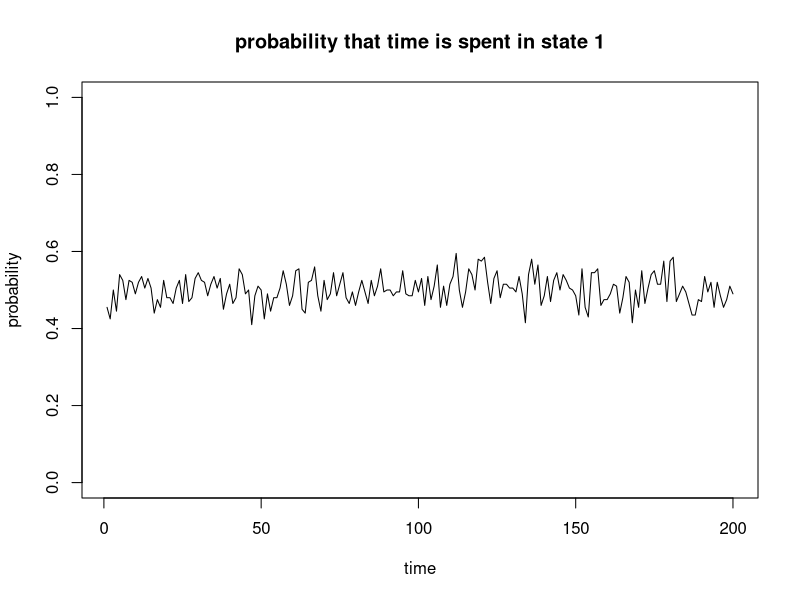
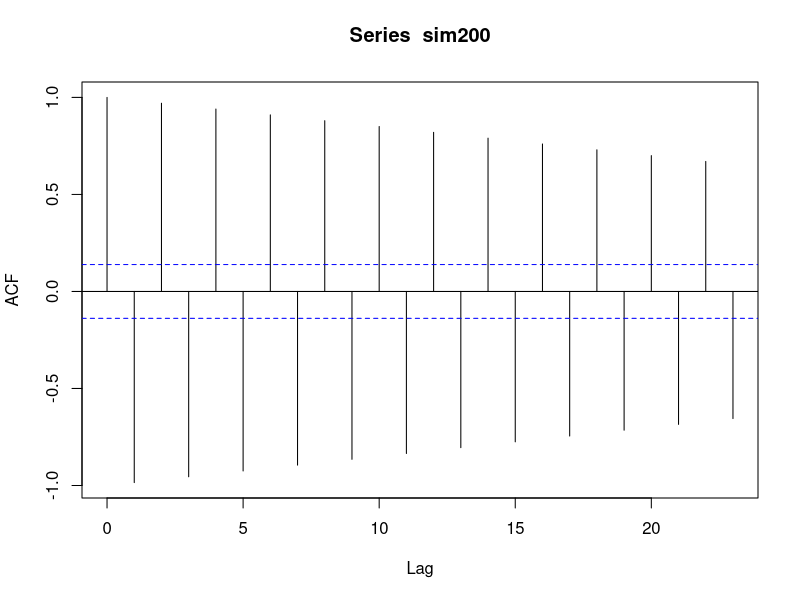

The R script that drew these images, in order: (Note: this script raises an error after producing the figures.)
## ---- chunk 1
a=matrix(c(0.1-1, 0.1, 1,1), 2,2, byrow = F)
inva = solve(a)
#lambda = [0 0 1] * inv(A)
lambdas = inva[2,]
lambdas

## ---- chunk 2
0.1 + (0.9 * 0.1) + (0.9 * 0.9 * 0.1) + (0.9 * 0.9 * 0.9 * 0.1)
## ---- chunk 3
p <- matrix(c(.01,.99,.99,.01),2,2,byrow=F)
eigen(p)$values[1]
## ---- chunk 4
p^128
## ---- chunk 5
simulation <- function( mat, steps) {
        n <- nrow(mat)
        new <- numeric(steps)
        new[1] <- 1

        for (i in 2:steps) {
            temp = mat[new[i-1],]
            new[i] <- sample(1:n, 1, prob = temp)
        }
        return(new)
 }


sim200 = simulation(p,200)
sim200
## ---- chunk 6

  plot((rbinom(200,200,sum(sim200 == 1)/200))/200, type = 'l', ylab= 'probability', ylim = c(0,1), xlab= 'time', main = 'probability that time is spent in state 1')

## ---- chunk 7
acf(sim200)
## ---- chunk 8
transition <- matrix(c(.1,.9,0,0,0,
              0.05, 0.3, 0.65, 0, 0, 
              0, 0.08, 0.1, 0.82, 0, 
              0, 0, 0.01, 0.2, 0.79,
              0,0,0,.09,.91),5,5,byrow=T)
transition
## ---- chunk 9
A <- matrix(c(
              .1-1,.9,0,0,1,
              0.05, 0.3-1, 0.65, 0, 1, 
              0, 0.08, 0.1-1, 0.82, 1, 
              0, 0, 0.01, 0.2-1, 1,
              0,0,0,0.09,1),5,5,byrow=T)
A
solveA <- solve(A) # get the inverse of p
V = solveA[5,] #get the last row
V
## ---- chunk 10
#check
V %*% A
## ---- chunk 11
knitr::include_graphics('/Users/samanthatsoi/Desktop/Downloads/ECS132HW5Q5.1.jpg') #path
## ---- chunk 12
4/7
## ---- chunk 13
p <- matrix(c(1,0,0,0,
              .5,0.5,0,0,
              0,0,0.5,0.5,
              0,0,0,1), dimnames = list(c("HH", "HT", "TH", "TT"),c("HH", "HT", "TH", "TT")),4,4, byrow= T)
p
## ---- chunk 14
p^16
